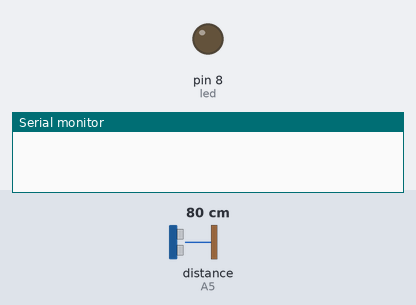
A sketch run on a simulated Arduino Uno, built with avr-gcc and run on an emulated ATmega328P. On the bench: output pins drawn as LEDs (lit = HIGH), the last lines printed to the serial monitor. The test bench sets the inputs (shaded band); at power-on: distance to the obstacle (sensor on A5) 80 cm.

Above: at 0.1 s.
At 0.6 s:
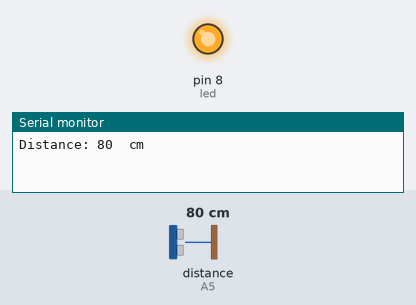
Timing chart, 0 to 2.1 s (numbered marks = the images above):
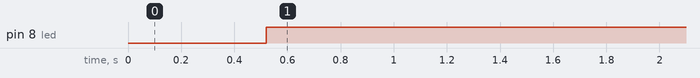

Measured:
- by itself, pin 8 (led): LOW → HIGH at 0.52 s

The sketch:

distance.ino
```cpp
#include <SharpIR.h>

#define IR A5 // Declaration du PIN analogique du capteur
#define model 1080 // Reference du capteur de la librairie
const int led = 8;


SharpIR SharpIR(IR, model);

void setup() {
  Serial.begin(9600);
  pinMode(led, OUTPUT);
}

void loop() {
  delay(500);
  int distance = SharpIR.distance();  // Cela retourne à la distance à l'objet que vous mesurez

  Serial.print("Distance: ");
  Serial.print(distance); // Affichage dans le moniteur série
  Serial.println("  cm ");

  if (distance > 8 ) {
    digitalWrite(led, HIGH);
  }
  else {
    digitalWrite(led, LOW);
  }

}
```
